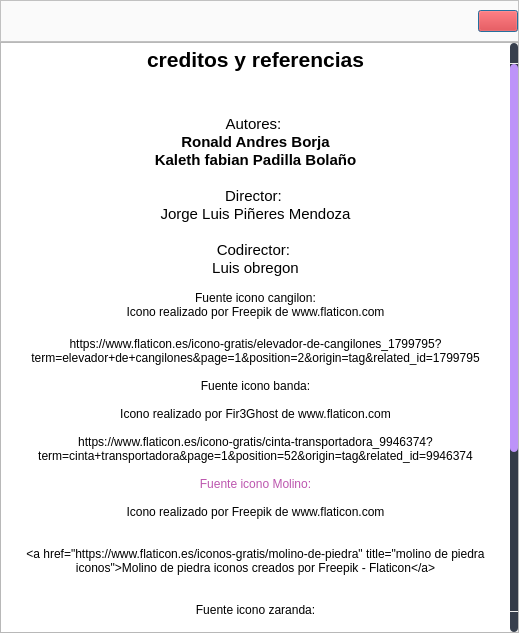
<?xml version="1.0" encoding="UTF-8"?>
<ui version="4.0">
 <class>Dialog</class>
 <widget class="QDialog" name="Dialog">
  <property name="geometry">
   <rect>
    <x>0</x>
    <y>0</y>
    <width>519</width>
    <height>633</height>
   </rect>
  </property>
  <property name="windowTitle">
   <string>Dialog</string>
  </property>
  <property name="styleSheet">
   <string notr="true">background-color: rgb(0, 0, 75);


QScrollBar::handle:horizontal {
    background: rgb(189, 147, 249);
    min-width: 25px;
	border-radius: 4px
}
QScrollBar::add-line:horizontal {
    border: none;
    background: rgb(55, 63, 77);
    width: 20px;
	border-top-right-radius: 4px;
    border-bottom-right-radius: 4px;
    subcontrol-position: right;
    subcontrol-origin: margin;
}
QScrollBar::sub-line:horizontal {
    border: none;
    background: rgb(55, 63, 77);
    width: 20px;
	border-top-left-radius: 4px;
    border-bottom-left-radius: 4px;
    subcontrol-position: left;
    subcontrol-origin: margin;
}
QScrollBar::up-arrow:horizontal, QScrollBar::down-arrow:horizontal
{
     background: none;
}
QScrollBar::add-page:horizontal, QScrollBar::sub-page:horizontal
{
     background: none;
}
 QScrollBar:vertical {
	border: none;
    background: rgb(52, 59, 72);
    width: 8px;
    margin: 21px 0 21px 0;
	border-radius: 0px;
 }
 QScrollBar::handle:vertical {	
	background: rgb(189, 147, 249);
    min-height: 25px;
	border-radius: 4px
 }
 QScrollBar::add-line:vertical {
     border: none;
    background: rgb(55, 63, 77);
     height: 20px;
	border-bottom-left-radius: 4px;
    border-bottom-right-radius: 4px;
     subcontrol-position: bottom;
     subcontrol-origin: margin;
 }
 QScrollBar::sub-line:vertical {
	border: none;
    background: rgb(55, 63, 77);
     height: 20px;
	border-top-left-radius: 4px;
    border-top-right-radius: 4px;
     subcontrol-position: top;
     subcontrol-origin: margin;
 }
 QScrollBar::up-arrow:vertical, QScrollBar::down-arrow:vertical {
     background: none;
 }

 QScrollBar::add-page:vertical, QScrollBar::sub-page:vertical {
     background: none;
 }
</string>
  </property>
  <layout class="QHBoxLayout" name="horizontalLayout_2">
   <property name="spacing">
    <number>0</number>
   </property>
   <property name="leftMargin">
    <number>0</number>
   </property>
   <property name="topMargin">
    <number>0</number>
   </property>
   <property name="rightMargin">
    <number>0</number>
   </property>
   <property name="bottomMargin">
    <number>0</number>
   </property>
   <item>
    <widget class="QWidget" name="widget" native="true">
     <property name="styleSheet">
      <string notr="true">QScrollBar:horizontal {
    border: none;
    background: rgb(52, 59, 72);
    height: 8px;
    margin: 0px 21px 0 21px;
	border-radius: 0px;
}
QScrollBar::handle:horizontal {
    background: rgb(189, 147, 249);
    min-width: 25px;
	border-radius: 4px
}
QScrollBar::add-line:horizontal {
    border: none;
    background: rgb(55, 63, 77);
    width: 20px;
	border-top-right-radius: 4px;
    border-bottom-right-radius: 4px;
    subcontrol-position: right;
    subcontrol-origin: margin;
}
QScrollBar::sub-line:horizontal {
    border: none;
    background: rgb(55, 63, 77);
    width: 20px;
	border-top-left-radius: 4px;
    border-bottom-left-radius: 4px;
    subcontrol-position: left;
    subcontrol-origin: margin;
}
QScrollBar::up-arrow:horizontal, QScrollBar::down-arrow:horizontal
{
     background: none;
}
QScrollBar::add-page:horizontal, QScrollBar::sub-page:horizontal
{
     background: none;
}
 QScrollBar:vertical {
	border: none;
    background: rgb(52, 59, 72);
    width: 8px;
    margin: 21px 0 21px 0;
	border-radius: 0px;
 }
 QScrollBar::handle:vertical {	
	background: rgb(189, 147, 249);
    min-height: 25px;
	border-radius: 4px
 }
 QScrollBar::add-line:vertical {
     border: none;
    background: rgb(55, 63, 77);
     height: 20px;
	border-bottom-left-radius: 4px;
    border-bottom-right-radius: 4px;
     subcontrol-position: bottom;
     subcontrol-origin: margin;
 }
 QScrollBar::sub-line:vertical {
	border: none;
    background: rgb(55, 63, 77);
     height: 20px;
	border-top-left-radius: 4px;
    border-top-right-radius: 4px;
     subcontrol-position: top;
     subcontrol-origin: margin;
 }
 QScrollBar::up-arrow:vertical, QScrollBar::down-arrow:vertical {
     background: none;
 }

 QScrollBar::add-page:vertical, QScrollBar::sub-page:vertical {
     background: none;
 }
</string>
     </property>
     <layout class="QVBoxLayout" name="verticalLayout">
      <property name="spacing">
       <number>0</number>
      </property>
      <property name="leftMargin">
       <number>0</number>
      </property>
      <property name="topMargin">
       <number>0</number>
      </property>
      <property name="rightMargin">
       <number>0</number>
      </property>
      <property name="bottomMargin">
       <number>0</number>
      </property>
      <item>
       <widget class="QFrame" name="frame">
        <property name="sizePolicy">
         <sizepolicy hsizetype="Preferred" vsizetype="Preferred">
          <horstretch>10</horstretch>
          <verstretch>0</verstretch>
         </sizepolicy>
        </property>
        <property name="minimumSize">
         <size>
          <width>332</width>
          <height>20</height>
         </size>
        </property>
        <property name="styleSheet">
         <string notr="true">background-color: rgb(250, 250, 250);</string>
        </property>
        <property name="frameShape">
         <enum>QFrame::StyledPanel</enum>
        </property>
        <property name="frameShadow">
         <enum>QFrame::Raised</enum>
        </property>
        <layout class="QHBoxLayout" name="horizontalLayout">
         <property name="leftMargin">
          <number>0</number>
         </property>
         <property name="rightMargin">
          <number>0</number>
         </property>
         <item>
          <spacer name="horizontalSpacer">
           <property name="orientation">
            <enum>Qt::Horizontal</enum>
           </property>
           <property name="sizeHint" stdset="0">
            <size>
             <width>40</width>
             <height>20</height>
            </size>
           </property>
          </spacer>
         </item>
         <item>
          <widget class="QPushButton" name="closed">
           <property name="sizePolicy">
            <sizepolicy hsizetype="Fixed" vsizetype="Preferred">
             <horstretch>20</horstretch>
             <verstretch>0</verstretch>
            </sizepolicy>
           </property>
           <property name="minimumSize">
            <size>
             <width>20</width>
             <height>0</height>
            </size>
           </property>
           <property name="cursor">
            <cursorShape>PointingHandCursor</cursorShape>
           </property>
           <property name="styleSheet">
            <string notr="true">background-color: rgb(255, 0, 0);</string>
           </property>
           <property name="text">
            <string/>
           </property>
           <property name="icon">
            <iconset resource="../resources.qrc">
             <normaloff>:/icons/images/icons/incorrecto.png</normaloff>:/icons/images/icons/incorrecto.png</iconset>
           </property>
          </widget>
         </item>
        </layout>
       </widget>
      </item>
      <item>
       <widget class="QTextEdit" name="textEdit">
        <property name="enabled">
         <bool>true</bool>
        </property>
        <property name="styleSheet">
         <string notr="true">background-color: rgb(250, 250, 250);
QScrollBar::handle:vertical {
        width: 10px;
        background-color: blue;
    }
QScrollBar:horizontal {
    border: none;
    background: rgb(52, 59, 72);
    height: 8px;
    margin: 0px 21px 0 21px;
	border-radius: 0px;
}
QScrollBar::handle:horizontal {
    background: rgb(189, 147, 249);
    min-width: 25px;
	border-radius: 4px
}
QScrollBar::add-line:horizontal {
    border: none;
    background: rgb(55, 63, 77);
    width: 20px;
	border-top-right-radius: 4px;
    border-bottom-right-radius: 4px;
    subcontrol-position: right;
    subcontrol-origin: margin;
}
QScrollBar::sub-line:horizontal {
    border: none;
    background: rgb(55, 63, 77);
    width: 20px;
	border-top-left-radius: 4px;
    border-bottom-left-radius: 4px;
    subcontrol-position: left;
    subcontrol-origin: margin;
}
QScrollBar::up-arrow:horizontal, QScrollBar::down-arrow:horizontal
{
     background: none;
}
QScrollBar::add-page:horizontal, QScrollBar::sub-page:horizontal
{
     background: none;
}
 QScrollBar:vertical {
	border: none;
    background: rgb(52, 59, 72);
    width: 8px;
    margin: 21px 0 21px 0;
	border-radius: 0px;
 }
 QScrollBar::handle:vertical {	
	background: rgb(189, 147, 249);
    min-height: 25px;
	border-radius: 4px
 }
 QScrollBar::add-line:vertical {
     border: none;
    background: rgb(55, 63, 77);
     height: 20px;
	border-bottom-left-radius: 4px;
    border-bottom-right-radius: 4px;
     subcontrol-position: bottom;
     subcontrol-origin: margin;
 }
 QScrollBar::sub-line:vertical {
	border: none;
    background: rgb(55, 63, 77);
     height: 20px;
	border-top-left-radius: 4px;
    border-top-right-radius: 4px;
     subcontrol-position: top;
     subcontrol-origin: margin;
 }
 QScrollBar::up-arrow:vertical, QScrollBar::down-arrow:vertical {
     background: none;
 }

 QScrollBar::add-page:vertical, QScrollBar::sub-page:vertical {
     background: none;
 }

</string>
        </property>
        <property name="readOnly">
         <bool>true</bool>
        </property>
        <property name="html">
         <string>&lt;!DOCTYPE HTML PUBLIC &quot;-//W3C//DTD HTML 4.0//EN&quot; &quot;http://www.w3.org/TR/REC-html40/strict.dtd&quot;&gt;
&lt;html&gt;&lt;head&gt;&lt;meta name=&quot;qrichtext&quot; content=&quot;1&quot; /&gt;&lt;meta charset=&quot;utf-8&quot; /&gt;&lt;style type=&quot;text/css&quot;&gt;
p, li { white-space: pre-wrap; }
hr { height: 1px; border-width: 0; }
li.unchecked::marker { content: &quot;\2610&quot;; }
li.checked::marker { content: &quot;\2612&quot;; }
&lt;/style&gt;&lt;/head&gt;&lt;body style=&quot; font-family:'Segoe UI'; font-size:9pt; font-weight:400; font-style:normal;&quot;&gt;
&lt;p align=&quot;center&quot; style=&quot; margin-top:0px; margin-bottom:0px; margin-left:0px; margin-right:0px; -qt-block-indent:0; text-indent:0px;&quot;&gt;&lt;span style=&quot; font-size:16pt; font-weight:700; color:#000000;&quot;&gt;creditos y referencias&lt;/span&gt;&lt;/p&gt;
&lt;p align=&quot;center&quot; style=&quot;-qt-paragraph-type:empty; margin-top:0px; margin-bottom:0px; margin-left:0px; margin-right:0px; -qt-block-indent:0; text-indent:0px; font-size:16pt; color:#000000;&quot;&gt;&lt;br /&gt;&lt;/p&gt;
&lt;p align=&quot;center&quot; style=&quot;-qt-paragraph-type:empty; margin-top:0px; margin-bottom:0px; margin-left:0px; margin-right:0px; -qt-block-indent:0; text-indent:0px; font-size:11pt; color:#000000;&quot;&gt;&lt;br /&gt;&lt;/p&gt;
&lt;p align=&quot;center&quot; style=&quot; margin-top:0px; margin-bottom:0px; margin-left:0px; margin-right:0px; -qt-block-indent:0; text-indent:0px;&quot;&gt;&lt;span style=&quot; font-size:11pt; color:#000000;&quot;&gt;Autores: &lt;/span&gt;&lt;/p&gt;
&lt;p align=&quot;center&quot; style=&quot; margin-top:0px; margin-bottom:0px; margin-left:0px; margin-right:0px; -qt-block-indent:0; text-indent:0px;&quot;&gt;&lt;span style=&quot; font-size:11pt; font-weight:700; color:#000000;&quot;&gt;Ronald Andres Borja&lt;/span&gt;&lt;/p&gt;
&lt;p align=&quot;center&quot; style=&quot; margin-top:0px; margin-bottom:0px; margin-left:0px; margin-right:0px; -qt-block-indent:0; text-indent:0px;&quot;&gt;&lt;span style=&quot; font-size:11pt; font-weight:700; color:#000000;&quot;&gt;Kaleth fabian Padilla Bolaño&lt;/span&gt;&lt;/p&gt;
&lt;p align=&quot;center&quot; style=&quot;-qt-paragraph-type:empty; margin-top:0px; margin-bottom:0px; margin-left:0px; margin-right:0px; -qt-block-indent:0; text-indent:0px; font-size:11pt; color:#000000;&quot;&gt;&lt;br /&gt;&lt;/p&gt;
&lt;p align=&quot;center&quot; style=&quot; margin-top:0px; margin-bottom:0px; margin-left:0px; margin-right:0px; -qt-block-indent:0; text-indent:0px;&quot;&gt;&lt;span style=&quot; font-size:11pt; color:#000000;&quot;&gt;Director: &lt;/span&gt;&lt;/p&gt;
&lt;p align=&quot;center&quot; style=&quot; margin-top:0px; margin-bottom:0px; margin-left:0px; margin-right:0px; -qt-block-indent:0; text-indent:0px;&quot;&gt;&lt;span style=&quot; font-size:11pt; color:#000000;&quot;&gt;Jorge Luis Piñeres Mendoza&lt;/span&gt;&lt;/p&gt;
&lt;p align=&quot;center&quot; style=&quot;-qt-paragraph-type:empty; margin-top:0px; margin-bottom:0px; margin-left:0px; margin-right:0px; -qt-block-indent:0; text-indent:0px; font-size:11pt; color:#000000;&quot;&gt;&lt;br /&gt;&lt;/p&gt;
&lt;p align=&quot;center&quot; style=&quot; margin-top:0px; margin-bottom:0px; margin-left:0px; margin-right:0px; -qt-block-indent:0; text-indent:0px;&quot;&gt;&lt;span style=&quot; font-size:11pt; color:#000000;&quot;&gt;Codirector: &lt;/span&gt;&lt;/p&gt;
&lt;p align=&quot;center&quot; style=&quot; margin-top:0px; margin-bottom:0px; margin-left:0px; margin-right:0px; -qt-block-indent:0; text-indent:0px;&quot;&gt;&lt;span style=&quot; font-size:11pt; color:#000000;&quot;&gt;Luis obregon&lt;/span&gt;&lt;/p&gt;
&lt;p align=&quot;center&quot; style=&quot;-qt-paragraph-type:empty; margin-top:0px; margin-bottom:0px; margin-left:0px; margin-right:0px; -qt-block-indent:0; text-indent:0px; color:#000000;&quot;&gt;&lt;br /&gt;&lt;/p&gt;
&lt;p align=&quot;center&quot; style=&quot; margin-top:0px; margin-bottom:0px; margin-left:0px; margin-right:0px; -qt-block-indent:0; text-indent:0px;&quot;&gt;&lt;span style=&quot; color:#000000;&quot;&gt;Fuente icono cangilon:&lt;/span&gt;&lt;/p&gt;
&lt;p align=&quot;center&quot; style=&quot; margin-top:0px; margin-bottom:0px; margin-left:0px; margin-right:0px; -qt-block-indent:0; text-indent:0px;&quot;&gt;&lt;span style=&quot; color:#000000;&quot;&gt;Icono realizado por Freepik de www.flaticon.com&lt;/span&gt;&lt;/p&gt;
&lt;p align=&quot;center&quot; style=&quot;-qt-paragraph-type:empty; margin-top:0px; margin-bottom:0px; margin-left:0px; margin-right:0px; -qt-block-indent:0; text-indent:0px; font-size:11pt; color:#000000;&quot;&gt;&lt;br /&gt;&lt;/p&gt;
&lt;p align=&quot;center&quot; style=&quot; margin-top:0px; margin-bottom:0px; margin-left:0px; margin-right:0px; -qt-block-indent:0; text-indent:0px;&quot;&gt;&lt;span style=&quot; color:#000000;&quot;&gt;https://www.flaticon.es/icono-gratis/elevador-de-cangilones_1799795?term=elevador+de+cangilones&amp;amp;page=1&amp;amp;position=2&amp;amp;origin=tag&amp;amp;related_id=1799795&lt;/span&gt;&lt;/p&gt;
&lt;p align=&quot;center&quot; style=&quot;-qt-paragraph-type:empty; margin-top:0px; margin-bottom:0px; margin-left:0px; margin-right:0px; -qt-block-indent:0; text-indent:0px; color:#000000;&quot;&gt;&lt;br /&gt;&lt;/p&gt;
&lt;p align=&quot;center&quot; style=&quot; margin-top:0px; margin-bottom:0px; margin-left:0px; margin-right:0px; -qt-block-indent:0; text-indent:0px;&quot;&gt;&lt;span style=&quot; color:#000000;&quot;&gt;Fuente icono banda:&lt;/span&gt;&lt;/p&gt;
&lt;p align=&quot;center&quot; style=&quot;-qt-paragraph-type:empty; margin-top:0px; margin-bottom:0px; margin-left:0px; margin-right:0px; -qt-block-indent:0; text-indent:0px; color:#000000;&quot;&gt;&lt;br /&gt;&lt;/p&gt;
&lt;p align=&quot;center&quot; style=&quot; margin-top:0px; margin-bottom:0px; margin-left:0px; margin-right:0px; -qt-block-indent:0; text-indent:0px;&quot;&gt;&lt;span style=&quot; color:#000000;&quot;&gt;Icono realizado por Fir3Ghost de www.flaticon.com&lt;/span&gt;&lt;/p&gt;
&lt;p align=&quot;center&quot; style=&quot;-qt-paragraph-type:empty; margin-top:0px; margin-bottom:0px; margin-left:0px; margin-right:0px; -qt-block-indent:0; text-indent:0px; color:#000000;&quot;&gt;&lt;br /&gt;&lt;/p&gt;
&lt;p align=&quot;center&quot; style=&quot; margin-top:0px; margin-bottom:0px; margin-left:0px; margin-right:0px; -qt-block-indent:0; text-indent:0px;&quot;&gt;&lt;span style=&quot; color:#000000;&quot;&gt;https://www.flaticon.es/icono-gratis/cinta-transportadora_9946374?term=cinta+transportadora&amp;amp;page=1&amp;amp;position=52&amp;amp;origin=tag&amp;amp;related_id=9946374&lt;/span&gt;&lt;/p&gt;
&lt;p align=&quot;center&quot; style=&quot;-qt-paragraph-type:empty; margin-top:0px; margin-bottom:0px; margin-left:0px; margin-right:0px; -qt-block-indent:0; text-indent:0px; color:#000000;&quot;&gt;&lt;br /&gt;&lt;/p&gt;
&lt;p align=&quot;center&quot; style=&quot; margin-top:0px; margin-bottom:0px; margin-left:0px; margin-right:0px; -qt-block-indent:0; text-indent:0px;&quot;&gt;&lt;span style=&quot; color:#bc56ae;&quot;&gt;Fuente icono Molino:&lt;/span&gt;&lt;/p&gt;
&lt;p align=&quot;center&quot; style=&quot;-qt-paragraph-type:empty; margin-top:0px; margin-bottom:0px; margin-left:0px; margin-right:0px; -qt-block-indent:0; text-indent:0px; color:#bc56ae;&quot;&gt;&lt;br /&gt;&lt;/p&gt;
&lt;p align=&quot;center&quot; style=&quot; margin-top:0px; margin-bottom:0px; margin-left:0px; margin-right:0px; -qt-block-indent:0; text-indent:0px;&quot;&gt;&lt;span style=&quot; color:#000000;&quot;&gt;Icono realizado por Freepik de www.flaticon.com&lt;/span&gt;&lt;/p&gt;
&lt;p align=&quot;center&quot; style=&quot;-qt-paragraph-type:empty; margin-top:0px; margin-bottom:0px; margin-left:0px; margin-right:0px; -qt-block-indent:0; text-indent:0px; color:#000000;&quot;&gt;&lt;br /&gt;&lt;/p&gt;
&lt;p align=&quot;center&quot; style=&quot;-qt-paragraph-type:empty; margin-top:0px; margin-bottom:0px; margin-left:0px; margin-right:0px; -qt-block-indent:0; text-indent:0px; color:#000000;&quot;&gt;&lt;br /&gt;&lt;/p&gt;
&lt;p align=&quot;center&quot; style=&quot; margin-top:0px; margin-bottom:0px; margin-left:0px; margin-right:0px; -qt-block-indent:0; text-indent:0px;&quot;&gt;&lt;span style=&quot; color:#000000;&quot;&gt;&amp;lt;a href=&amp;quot;https://www.flaticon.es/iconos-gratis/molino-de-piedra&amp;quot; title=&amp;quot;molino de piedra iconos&amp;quot;&amp;gt;Molino de piedra iconos creados por Freepik - Flaticon&amp;lt;/a&amp;gt;&lt;/span&gt;&lt;/p&gt;
&lt;p align=&quot;center&quot; style=&quot;-qt-paragraph-type:empty; margin-top:0px; margin-bottom:0px; margin-left:0px; margin-right:0px; -qt-block-indent:0; text-indent:0px; color:#000000;&quot;&gt;&lt;br /&gt;&lt;/p&gt;
&lt;p align=&quot;center&quot; style=&quot;-qt-paragraph-type:empty; margin-top:0px; margin-bottom:0px; margin-left:0px; margin-right:0px; -qt-block-indent:0; text-indent:0px; color:#000000;&quot;&gt;&lt;br /&gt;&lt;/p&gt;
&lt;p align=&quot;center&quot; style=&quot; margin-top:0px; margin-bottom:0px; margin-left:0px; margin-right:0px; -qt-block-indent:0; text-indent:0px;&quot;&gt;&lt;span style=&quot; color:#000000;&quot;&gt;Fuente icono zaranda:&lt;/span&gt;&lt;/p&gt;
&lt;p style=&quot;-qt-paragraph-type:empty; margin-top:0px; margin-bottom:0px; margin-left:0px; margin-right:0px; -qt-block-indent:0; text-indent:0px; color:#000000;&quot;&gt;&lt;br /&gt;&lt;/p&gt;
&lt;p align=&quot;center&quot; style=&quot; margin-top:0px; margin-bottom:0px; margin-left:0px; margin-right:0px; -qt-block-indent:0; text-indent:0px;&quot;&gt;&lt;span style=&quot; color:#000000;&quot;&gt;Fuente icono Share:&lt;/span&gt;&lt;/p&gt;
&lt;p align=&quot;center&quot; style=&quot; margin-top:0px; margin-bottom:0px; margin-left:0px; margin-right:0px; -qt-block-indent:0; text-indent:0px;&quot;&gt;&lt;span style=&quot; color:#000000;&quot;&gt;&amp;lt;a href=&amp;quot;https://www.flaticon.es/iconos-gratis/usuario&amp;quot; title=&amp;quot;usuario iconos&amp;quot;&amp;gt;Usuario iconos creados por dmitri13 - Flaticon&amp;lt;/a&amp;gt;&lt;/span&gt;&lt;/p&gt;
&lt;p align=&quot;center&quot; style=&quot;-qt-paragraph-type:empty; margin-top:0px; margin-bottom:0px; margin-left:0px; margin-right:0px; -qt-block-indent:0; text-indent:0px; color:#000000;&quot;&gt;&lt;br /&gt;&lt;/p&gt;
&lt;p align=&quot;center&quot; style=&quot; margin-top:0px; margin-bottom:0px; margin-left:0px; margin-right:0px; -qt-block-indent:0; text-indent:0px;&quot;&gt;&lt;span style=&quot; color:#000000;&quot;&gt;Fuente icono credits&lt;/span&gt;&lt;/p&gt;
&lt;p align=&quot;center&quot; style=&quot; margin-top:0px; margin-bottom:0px; margin-left:0px; margin-right:0px; -qt-block-indent:0; text-indent:0px;&quot;&gt;&lt;span style=&quot; color:#000000;&quot;&gt;&amp;lt;a href=&amp;quot;https://www.flaticon.es/iconos-gratis/documento&amp;quot; title=&amp;quot;documento iconos&amp;quot;&amp;gt;Documento iconos creados por dmitri13 - Flaticon&amp;lt;/a&amp;gt;&lt;/span&gt;&lt;/p&gt;
&lt;p align=&quot;center&quot; style=&quot;-qt-paragraph-type:empty; margin-top:0px; margin-bottom:0px; margin-left:0px; margin-right:0px; -qt-block-indent:0; text-indent:0px; color:#000000;&quot;&gt;&lt;br /&gt;&lt;/p&gt;
&lt;p align=&quot;center&quot; style=&quot; margin-top:0px; margin-bottom:0px; margin-left:0px; margin-right:0px; -qt-block-indent:0; text-indent:0px;&quot;&gt;&lt;span style=&quot; color:#000000;&quot;&gt;Fuente icono adjustments&lt;/span&gt;&lt;/p&gt;
&lt;p align=&quot;center&quot; style=&quot;-qt-paragraph-type:empty; margin-top:0px; margin-bottom:0px; margin-left:0px; margin-right:0px; -qt-block-indent:0; text-indent:0px; color:#000000;&quot;&gt;&lt;br /&gt;&lt;/p&gt;
&lt;p align=&quot;center&quot; style=&quot; margin-top:0px; margin-bottom:0px; margin-left:0px; margin-right:0px; -qt-block-indent:0; text-indent:0px;&quot;&gt;&lt;span style=&quot; color:#000000;&quot;&gt;&amp;lt;a href=&amp;quot;https://www.flaticon.es/iconos-gratis/ajustes&amp;quot; title=&amp;quot;ajustes iconos&amp;quot;&amp;gt;Ajustes iconos creados por dmitri13 - Flaticon&amp;lt;/a&amp;gt;&lt;/span&gt;&lt;/p&gt;
&lt;p align=&quot;center&quot; style=&quot;-qt-paragraph-type:empty; margin-top:0px; margin-bottom:0px; margin-left:0px; margin-right:0px; -qt-block-indent:0; text-indent:0px; color:#000000;&quot;&gt;&lt;br /&gt;&lt;/p&gt;
&lt;p align=&quot;center&quot; style=&quot; margin-top:0px; margin-bottom:0px; margin-left:0px; margin-right:0px; -qt-block-indent:0; text-indent:0px;&quot;&gt;&lt;span style=&quot; color:#000000;&quot;&gt;fuente icono ayuda &lt;/span&gt;&lt;/p&gt;
&lt;p align=&quot;center&quot; style=&quot; margin-top:0px; margin-bottom:0px; margin-left:0px; margin-right:0px; -qt-block-indent:0; text-indent:0px;&quot;&gt;&lt;span style=&quot; color:#000000;&quot;&gt;&amp;lt;a href=&amp;quot;https://www.flaticon.es/iconos-gratis/pregunta&amp;quot; title=&amp;quot;pregunta iconos&amp;quot;&amp;gt;Pregunta iconos creados por Freepik - Flaticon&amp;lt;/a&amp;gt;&lt;/span&gt;&lt;/p&gt;
&lt;p align=&quot;center&quot; style=&quot;-qt-paragraph-type:empty; margin-top:0px; margin-bottom:0px; margin-left:0px; margin-right:0px; -qt-block-indent:0; text-indent:0px;&quot;&gt;&lt;br /&gt;&lt;/p&gt;&lt;/body&gt;&lt;/html&gt;</string>
        </property>
        <property name="acceptRichText">
         <bool>false</bool>
        </property>
       </widget>
      </item>
     </layout>
    </widget>
   </item>
  </layout>
 </widget>
 <resources>
  <include location="../resources.qrc"/>
 </resources>
 <connections/>
</ui>
